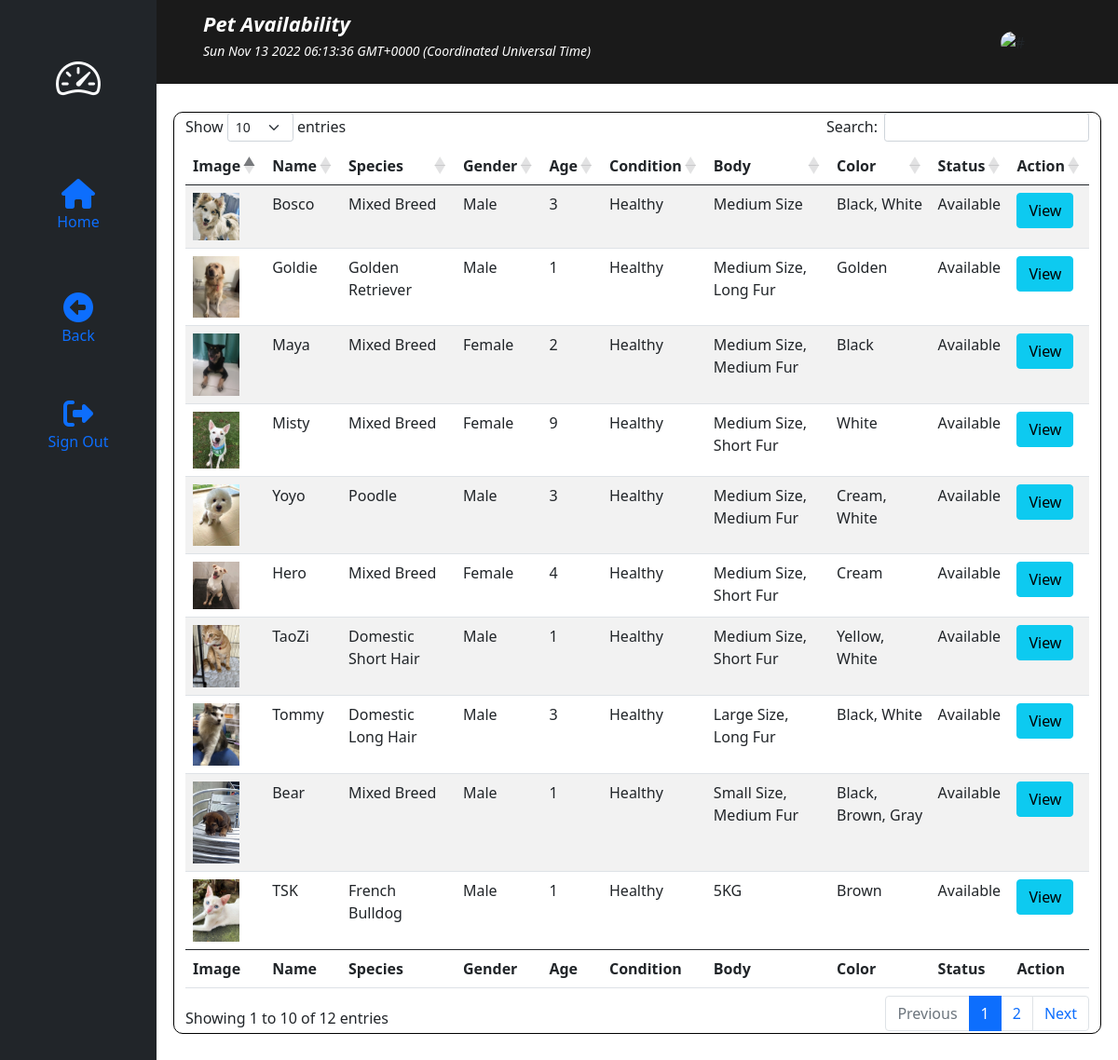
Screenshot of /php/adminpetavail.php with the database file from the repository.
### tables this page shows
CREATE TABLE `pets` (
  `PetsID` int(11) NOT NULL,
  `PetName` varchar(100) NOT NULL,
  `PetBody` varchar(100) NOT NULL,
  `Color` varchar(100) NOT NULL,
  `Vaccinated` varchar(20) NOT NULL,
  `Spayed` varchar(20) NOT NULL,
  `Species` varchar(100) NOT NULL,
  `Gender` varchar(6) NOT NULL,
  `PetCondition` varchar(100) NOT NULL,
  `Dewormed` varchar(20) NOT NULL,
  `Image` varchar(100) NOT NULL,
  `PetAge` int(20) NOT NULL,
  `PetStatus` varchar(100) NOT NULL,
  `DonorID` int(11) NOT NULL,
  `AdopterID` int(11) NOT NULL,
  `Description` varchar(500) NOT NULL
);

### php/adminpetavail.php (the view, shortened to what this page needs)
<?php include_once("conn.php") ?>
<?php
    $sql = "SELECT * FROM pets WHERE PetStatus = 'available' ";
    $result = mysqli_query($conn,$sql);
?>
<!DOCTYPE html>
<html lang="en">
<head>
    <link href="https://cdn.jsdelivr.net/npm/bootstrap@5.0.2/dist/css/bootstrap.min.css" rel="stylesheet">
    <link rel="stylesheet" href="https://cdn.jsdelivr.net/npm/bootstrap-icons@1.9.1/font/bootstrap-icons.css">
    <link rel="stylesheet" href="https://cdnjs.cloudflare.com/ajax/libs/twitter-bootstrap/5.1.3/css/bootstrap.min.css">
    <link rel="stylesheet" href="https://cdn.datatables.net/1.12.1/css/dataTables.bootstrap5.min.css">
    <link rel="stylesheet" href="sweetalert2.min.css">
    <link rel="stylesheet" href="../css/adminaccount.css">
</head>
<body>
        <div class="container-fluid" >
            <div class="row">
                <div class="col-sm-auto bg-dark sticky-top">
                    <div class="d-flex flex-sm-column flex-row flex-nowrap bg-dark align-items-center sticky-top">
                        <a href="adminpage.php" class="d-block p-5 link-light text-decoration-none" title="Logo" data-bs-toggle="tooltip" data-bs-placement="right" data-bs-original-title="Icon-only">
                            <i class="bi bi-speedometer2 fa-3x"></i>
                        </a>
                        <ul class="nav nav-pills nav-flush flex-sm-column flex-row flex-nowrap mb-auto mx-auto text-center align-items-center">
                            <li class="nav-item">
                                <a href="adminpage.php" class="nav-link py-4 px-2" title="Home" data-bs-toggle="tooltip" data-bs-placement="right" data-bs-original-title="Home">
                                    <i class="fas fa-home fs-2"></i><p>Home</p>
                                </a>
                            </li>
                            <li>
                                <a href="adminpet.php" class="nav-link py-4 px-2" title="Back" data-bs-toggle="tooltip" data-bs-placement="right" data-bs-original-title="Home">
                                    <i class="fas fa-arrow-alt-circle-left fs-2"></i><p>Back</p>
                                </a>
                            </li>
                            <li>
                                <a href="logout.php" class="nav-link py-3 px-2" title="Sign-Out" data-bs-toggle="tooltip" data-bs-placement="right" data-bs-original-title="Exits">
                                    <i class="fas fa-sign-out-alt fs-2"></i><p>Sign Out</p>
                                </a>
                            </li>
                        </ul>
                    </div>
                </div>
                <div class="col-sm p-0 min-vh-100">
                    <div class="navbar" id="navbar" style="background-color:#1a1a1a; height: 90px; position: sticky; top: 0%; transition: 0.2s; padding-left: 50px;">
                        <p style="color: white;"><b><i style="font-size:22px; ">Pet Availability</i></b><br><small><i><span id="dateTime"></span></i></small></p>
                        <div class="right" style="float:right; padding-right: 100px;">
                            <img src="../adminimg/<?php echo $_SESSION["photo"] ?>" alt="#" style="width: 50px; border-radius: 15px;">
                        </div>
                    </div>
                    <div class="content" style="width:auto; padding:30px 30px;">
                        <div class="row" style=" border:1px solid black; border-radius:10px;">
                            <table id="acctable" class="table table-striped" style="width:100%">
                                <thead>
                                    <tr>
                                        <th>Image</th>
                                        <th>Name</th>
                                        <th>Species</th>
                                        <th>Gender</th>
                                        <th>Age</th>
                                        <th>Condition</th>
                                        <th>Body</th>
                                        <th>Color</th>
                                        <th>Status</th>
                                        <th>Action</th>
                                    </tr>
                                </thead>
                                <tbody>
                                <?php
                                    while($row = mysqli_fetch_assoc($result)){
                                        $pets[] = $row;
                                    }
                                    if(isset($pets)){
                                        foreach($pets as $pet){
                                ?>
                                    <tr>
                                        <td><img src="../petimg/<?php echo $pet['Image'] ?>" alt="" width="50px" ></td>
                                        <td><?php echo $pet['PetName'] ?></td>
                                        <td><?php echo $pet['Species'] ?></td>
                                        <td><?php echo $pet['Gender'] ?></td>
                                        <td><?php echo $pet['PetAge'] ?></td>
                                        <td><?php echo $pet['PetCondition'] ?></td>
                                        <td><?php echo $pet['PetBody'] ?></td>
                                        <td><?php echo $pet['Color'] ?></td>
                                        <td><?php echo $pet['PetStatus'] ?></td>
                                        <td><button type="button" value="<?php echo $pet['PetsID'] ?>"  class="viewbtn btn btn-info" data-bs-toggle="modal" data-bs-placement="right" data-bs-target="#showPet">View</button></td>
                                    </tr>
                                    <?php } ?>
                                <?php } ?>
                                </tbody>
                                <tfoot>
                                    <tr>
                                        <th>Image</th>
                                        <th>Name</th>
                                        <th>Species</th>
                                        <th>Gender</th>
                                        <th>Age</th>
                                        <th>Condition</th>
                                        <th>Body</th>
                                        <th>Color</th>
                                        <th>Status</th>
                                        <th>Action</th>
                                    </tr>
                                </tfoot>
                            </table>
                        </div>
                    </div>
                </div>
            </div>
        </div>
</body>
</html>

### css/adminaccount.css (style rules this page uses)
a i { transition: all 0.3s linear; }

### rows the page displays
pets: Image (picture), PetName "Bosco", Species "Mixed Breed", Gender "Male", PetAge "3", PetCondition "Healthy", PetBody "Medium Size", Color "Black, White", PetStatus "Available", $pet['PetsID'] 2 (drawn)
pets: Image (picture), PetName "Goldie", Species "Golden Retriever", Gender "Male", PetAge "1", PetCondition "Healthy", PetBody "Medium Size, Long Fur", Color "Golden", PetStatus "Available", $pet['PetsID'] 4 (drawn)
pets: Image (picture), PetName "Maya", Species "Mixed Breed", Gender "Female", PetAge "2", PetCondition "Healthy", PetBody "Medium Size, Medium Fur", Color "Black", PetStatus "Available", $pet['PetsID'] 7 (drawn)
pets: Image (picture), PetName "Misty", Species "Mixed Breed", Gender "Female", PetAge "9", PetCondition "Healthy", PetBody "Medium Size, Short Fur", Color "White", PetStatus "Available"
pets: Image (picture), PetName "Yoyo", Species "Poodle", Gender "Male", PetAge "3", PetCondition "Healthy", PetBody "Medium Size, Medium Fur", Color "Cream, White", PetStatus "Available", $pet['PetsID'] 10 (drawn)
pets: Image (picture), PetName "Hero", Species "Mixed Breed", Gender "Female", PetAge "4", PetCondition "Healthy", PetBody "Medium Size, Short Fur", Color "Cream", PetStatus "Available", $pet['PetsID'] 11 (drawn)
pets: Image (picture), PetName "TaoZi", Species "Domestic Short Hair", Gender "Male", PetAge "1", PetCondition "Healthy", PetBody "Medium Size, Short Fur", Color "Yellow, White", PetStatus "Available", $pet['PetsID'] 13 (drawn)
pets: Image (picture), PetName "Tommy", Species "Domestic Long Hair", Gender "Male", PetAge "3", PetCondition "Healthy", PetBody "Large Size, Long Fur", Color "Black, White", PetStatus "Available", $pet['PetsID'] 14 (drawn)
pets: Image (picture), PetName "Bear", Species "Mixed Breed", Gender "Male", PetAge "1", PetCondition "Healthy", PetBody "Small Size, Medium Fur", Color "Black, Brown, Gray", PetStatus "Available", $pet['PetsID'] 15 (drawn)
pets: Image (picture), PetName "TSK", Species "French Bulldog", Gender "Male", PetAge "1", PetCondition "Healthy", PetBody "5KG", Color "Brown", PetStatus "Available", $pet['PetsID'] 17 (drawn)
